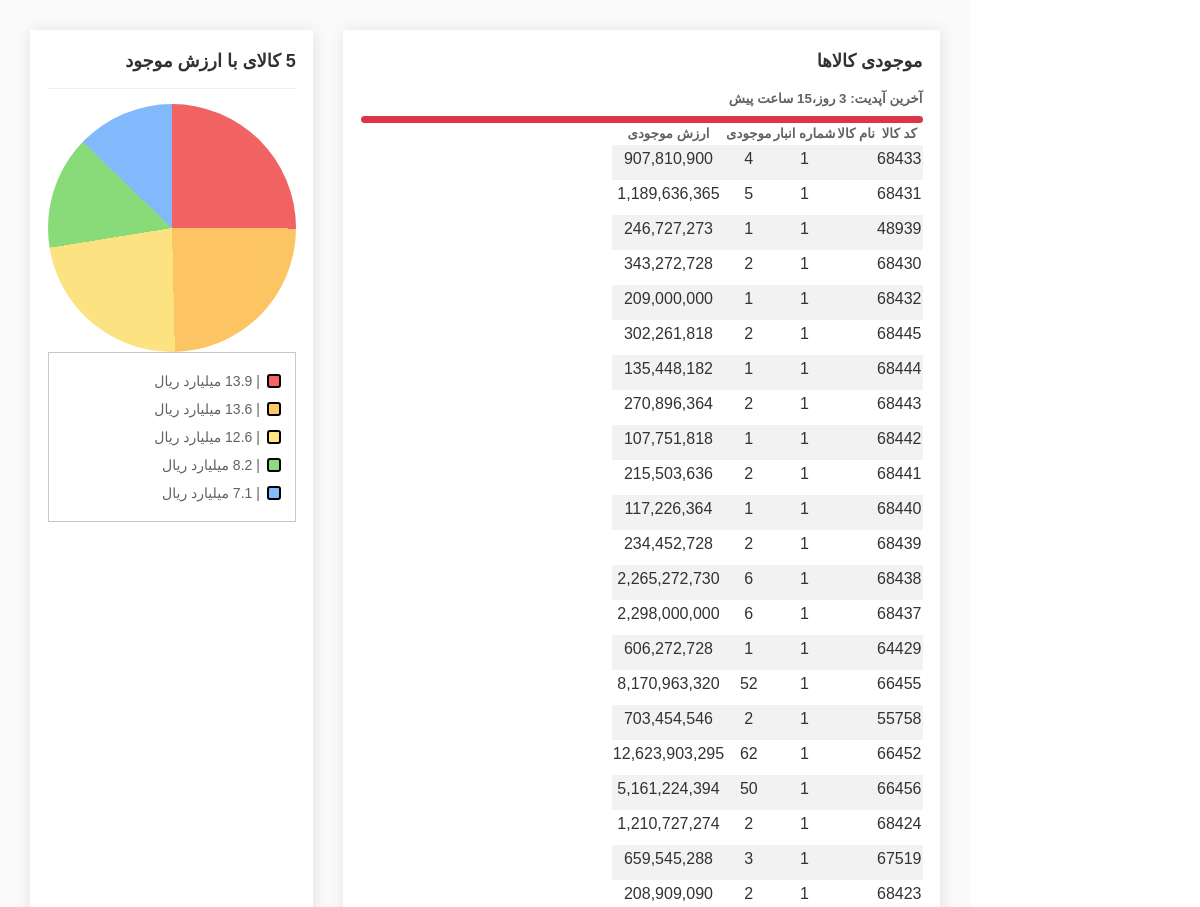
/ (upper part), run on an earlier commit of the app's database.
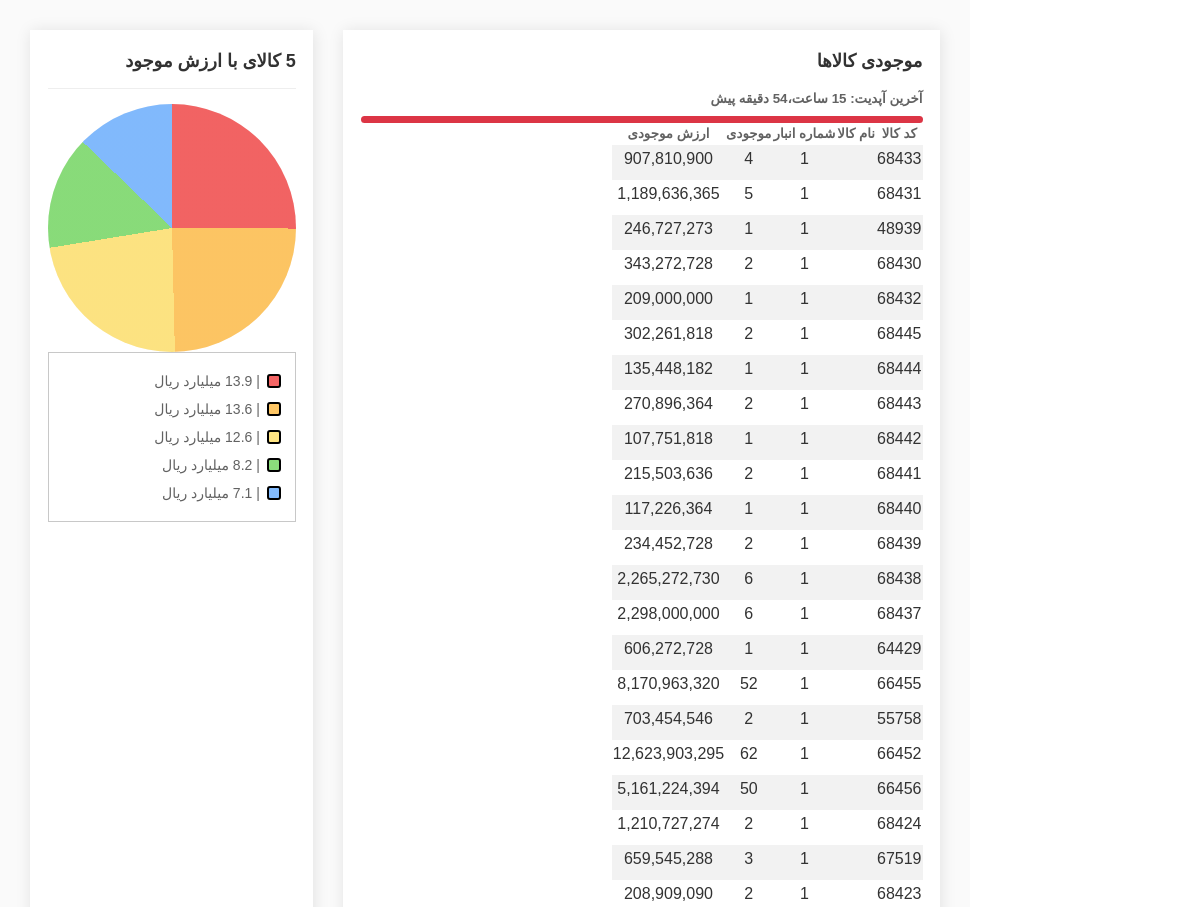
And on a later commit of the database.
### mahakupdate/models.py (models this page shows, shortened)
class Mtables(models.Model):
    in_use = models.BooleanField(default=False, verbose_name='در حال استفاده است')
    none_use = models.BooleanField(default=False, verbose_name=' بدون استفاده')
    name = models.CharField(blank = True,null = True,max_length=150, verbose_name='نام جدول')
    description = models.CharField(blank = True,null = True,max_length=150, verbose_name='توضیح')
    row_count = models.IntegerField(blank = True,null = True,default=0, verbose_name='تعداد ردیف ها')
    cloumn_count = models.IntegerField(blank = True,null = True,default=0, verbose_name='تعداد ستون ها')
    last_update_time = models.DateTimeField(default=timezone.now, blank=True, null=True, verbose_name='آخرین آپدیت')
    update_period = models.IntegerField(default=60, blank=True, null=True, verbose_name='بازه به‌روزرسانی (دقیقه)')
    update_duration = models.FloatField(blank=True, null=True, verbose_name='مدت زمان به‌روزرسانی (ثانیه)')
    class Meta:
        verbose_name = 'جدول محک'
        verbose_name_plural = 'جداول محک'

### dashkala/views.py (the view)
# urls.py: path('', DsshKala,name="home1"),
def DsshKala (request):
    subquery = Kardex.objects.filter(
        code_kala=OuterRef('code_kala'),warehousecode=OuterRef('warehousecode')
    ).values('id')[:1]
    mojodi = Kardex.objects.filter(id__in=Subquery(subquery))
    for entry in mojodi:
        entry.kala.name = fix_persian_characters(entry.kala.name)
        entry.arzesh=entry.stock*entry.averageprice
        print(entry.pdate,entry.code_kala, entry.stock ,entry.kala.name)
    table=Mtables.objects.filter(name='Kardex').last()
    tsinse = (timezone.now() - table.last_update_time).total_seconds() / 60
    if tsinse / table.update_period >= 1:
        table.progress_bar_width = 100
        table.progress_class = 'skill2-bar bg-danger'
    elif tsinse / table.update_period < 0.4:
        table.progress_class = 'skill2-bar bg-success'
        table.progress_bar_width = tsinse / table.update_period * 100
    elif tsinse / table.update_period < 0.9:
        table.progress_bar_width = tsinse / table.update_period * 100
        table.progress_class = 'skill2-bar bg-warning'
    elif tsinse / table.update_period < 1:
        table.progress_bar_width = tsinse / table.update_period * 100
        table.progress_class = 'skill2-bar bg-danger'
    top_5_arzesh = sorted(mojodi, key=lambda x: x.arzesh, reverse=True)[:5]
    for entry in top_5_arzesh:
        print(entry.kala.name,entry.arzesh)
    total_arzesh = sum([item.arzesh for item in top_5_arzesh])
    current_start = 0
    for item in top_5_arzesh:
        item.start = current_start
        item.end = current_start + item.arzesh / total_arzesh
        current_start = item.end
    context= {
        'title': 'داشبورد کالاها',
        'mojodi':mojodi,
        'table':table,
        'top_5_arzesh':top_5_arzesh,
    }
    return render(request, 'dash_kala.html', context)

### dashkala/views.py (called while the page is built)
def fix_persian_characters(value):
    return standardize(value)

### dashkala/templates/dash_kala.html (shortened to what the changed rows need)
{% extends 'shared/_MainLayout.html' %}
{% load humanize %}
{% load static %}
{% block content %}
    <div class="content-wrapper">
        <div class="row">
            <div class="col-xl-8 mb-30">
                <div class="card card-statistics h-100">
                    <div class="card-body">
                        <h5 class="mb-15 pb-0 border-0 card-title">موجودی کالاها</h5>
                        <h7 class="mb-15 pb-0 border-0 card-title"> آخرین آپدیت: {{ table.last_update_time|timesince }}
                            پیش
                        </h7>
                        <div class="progress progress-small mt-2">
                            <div class="skill2-bar {{ table.progress_class }}"
                                 role="progressbar"
                                 style="width: {{ table.progress_bar_width }}%"
                                 aria-valuenow="{{ table.progress_bar_width }}"
                                 aria-valuemin="0"
                                 aria-valuemax="100"></div>
                        </div>
                        <div class="btn-group info-drop">
                            <button type="button" class="dropdown-toggle-split text-muted" data-toggle="dropdown"
                                    aria-haspopup="true" aria-expanded="false"><i class="ti-more"></i></button>
                        </div>
                        <div class="table-responsive">
                            <table
                                    id="table"
                                    class="table-striped"
                                    data-toggle="table"
                                    data-locale="fa-IR"
                                    data-search="true"
                                    data-show-columns="true"
                                    data-show-export="true"
                                    data-show-refresh="true"
                                    data-show-columns-toggle-all="true"
                                    data-show-pagination-switch="true"
                                    data-show-toggle="true"
                                    data-show-fullscreen="true"
                                    data-buttons="buttons"
                                    data-search-align="left"
                                    data-buttons-class="primary"
                                    data-pagination="true"
                                    data-show-columns-search="true"
                                    data-show-footer="true"
                                    data-page-size="5"
                                    data-remember-order="true"
                                    data-sortable="true"
                                    data-show-search-clear-button="true"
                                    data-sort-name="count"
                                    data-sort-order="desc"
                                    data-filter-control="true"
                                    data-show-print="true"
                                    data-export-data-type="all"
                                    data-export-types=['excel']
                            >
                                <thead>
                                <tr class="tr-class-1">
                                    <th class="card-text text-center" data-sortable="true" data-sorter="numericOnly"
                                        data-field="cde_kala">کد کالا
                                    </th>
                                    <th class="card-text text-center" data-sortable="true" data-sorter="numericOnly"
                                        data-field="name">نام کالا
                                    </th>
                                    <th class="card-text text-center " data-filter-control="select" data-sortable="true"
                                        data-sorter="numericOnly" data-field="warehousecode">شماره انبار
                                    </th>
                                    <th class="card-text text-center" data-sortable="true" data-sorter="numericOnly"
                                        data-field="count">موجودی
                                    </th>
                                    <th class="card-text text-center" data-sortable="true" data-sorter="numericOnly"
                                        data-field="arzesh">ارزش موجودی
                                    </th>
                                </tr>
                                </thead>
                            </table>
                        </div>
                    </div>
                </div>
            </div>
        </div>
    </div>
{% endblock %}

What changed in the data, as far as the page shows it:
changed Mtables: last_update_time "3 روز،15 ساعت" → "15 ساعت،54 دقیقه"
